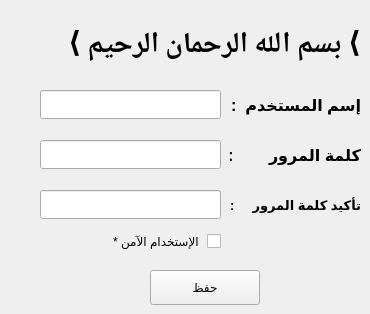
  <widget class="QWidget" name="centralwidget">
   <widget class="QLabel" name="wilcom_label">
    <property name="geometry">
     <rect>
      <x>40</x>
      <y>30</y>
      <width>321</width>
      <height>31</height>
     </rect>
    </property>
    <property name="font">
     <font>
      <family>Noto Naskh Arabic</family>
      <pointsize>22</pointsize>
      <weight>75</weight>
      <italic>false</italic>
      <bold>true</bold>
      <underline>false</underline>
      <strikeout>false</strikeout>
     </font>
    </property>
    <property name="text">
     <string>⟩ بسم الله الرحمان الرحيم ⟩</string>
    </property>
   </widget>
   <widget class="QPushButton" name="save_btn">
    <property name="geometry">
     <rect>
      <x>150</x>
      <y>270</y>
      <width>110</width>
      <height>35</height>
     </rect>
    </property>
    <property name="font">
     <font>
      <family>AlBattar</family>
      <pointsize>9</pointsize>
      <weight>50</weight>
      <italic>false</italic>
      <bold>false</bold>
     </font>
    </property>
    <property name="text">
     <string>حفظ</string>
    </property>
   </widget>
   <widget class="QLineEdit" name="user_name_entry">
    <property name="geometry">
     <rect>
      <x>40</x>
      <y>90</y>
      <width>181</width>
      <height>29</height>
     </rect>
    </property>
   </widget>
   <widget class="QLabel" name="label">
    <property name="geometry">
     <rect>
      <x>230</x>
      <y>90</y>
      <width>131</width>
      <height>31</height>
     </rect>
    </property>
    <property name="font">
     <font>
      <pointsize>12</pointsize>
      <weight>75</weight>
      <bold>true</bold>
     </font>
    </property>
    <property name="text">
     <string>إسم المستخدم  : </string>
    </property>
   </widget>
   <widget class="QLabel" name="label_2">
    <property name="geometry">
     <rect>
      <x>230</x>
      <y>140</y>
      <width>131</width>
      <height>31</height>
     </rect>
    </property>
    <property name="font">
     <font>
      <pointsize>12</pointsize>
      <weight>75</weight>
      <bold>true</bold>
     </font>
    </property>
    <property name="text">
     <string>كلمة المرور        : </string>
    </property>
   </widget>
   <widget class="QLineEdit" name="pass_entry">
    <property name="geometry">
     <rect>
      <x>40</x>
      <y>140</y>
      <width>181</width>
      <height>29</height>
     </rect>
    </property>
   </widget>
   <widget class="QLineEdit" name="pass_confirmation">
    <property name="geometry">
     <rect>
      <x>40</x>
      <y>190</y>
      <width>181</width>
      <height>29</height>
     </rect>
    </property>
   </widget>
   <widget class="QLabel" name="label_3">
    <property name="geometry">
     <rect>
      <x>230</x>
      <y>190</y>
      <width>131</width>
      <height>31</height>
     </rect>
    </property>
    <property name="font">
     <font>
      <pointsize>10</pointsize>
      <weight>75</weight>
      <bold>true</bold>
     </font>
    </property>
    <property name="text">
     <string>تأكيد كلمة المرور     : </string>
    </property>
   </widget>
   <widget class="QCheckBox" name="safe_mod_checkBox">
    <property name="geometry">
     <rect>
      <x>100</x>
      <y>230</y>
      <width>121</width>
      <height>22</height>
     </rect>
    </property>
    <property name="cursor">
     <cursorShape>PointingHandCursor</cursorShape>
    </property>
    <property name="toolTip">
     <string>&lt;html&gt;&lt;head/&gt;&lt;body&gt;&lt;p align=&quot;right&quot;&gt;يمكنك إستخدام البرنامج بدون كلمة مرور من خلال الضغط هنا&lt;/p&gt;&lt;/body&gt;&lt;/html&gt;</string>
    </property>
    <property name="layoutDirection">
     <enum>Qt::RightToLeft</enum>
    </property>
    <property name="text">
     <string>* الإستخدام الآمن </string>
    </property>
   </widget>
  </widget>
